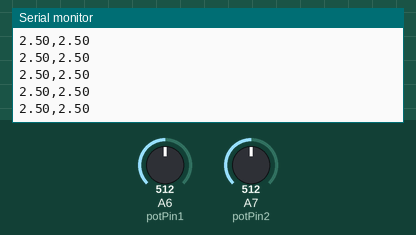
Recording of a sketch running on a simulated Arduino Nano, built with avr-gcc and run on an emulated ATmega328P. Shown: the last lines printed to the serial monitor. The test bench sets the inputs (shaded band); at power-on: A6 (potPin1) = 512, A7 (potPin2) = 512.

Above: at 1.2 s.
1.3 s: A6 (potPin1) set to 716
At 2.0 s:
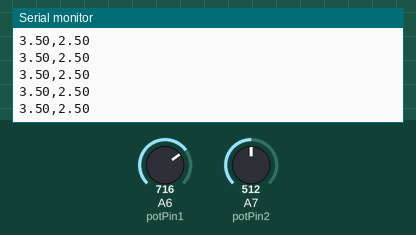
2.8 s: A7 (potPin2) set to 716
At 3.6 s:
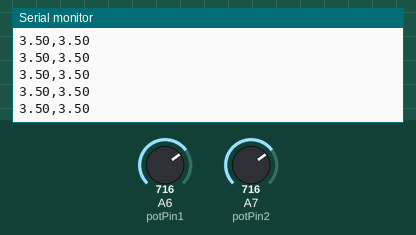
4.3 s: A6 (potPin1) set to 900
At 5.2 s:
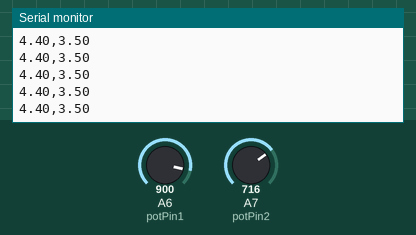
5.8 s: A7 (potPin2) set to 900
At 6.7 s:
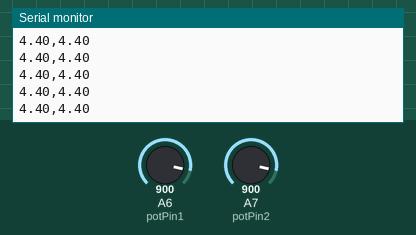
Timing chart, 0 to 8.3 s (numbered marks = the images above; inputs shaded):
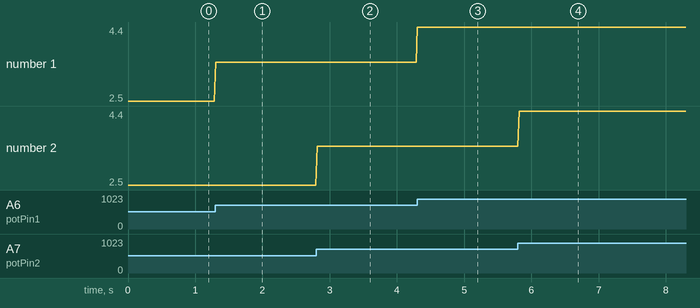

Measured:
- after the input at 1.3 s, the serial monitor: prints a new line at once (image 1)
- after the input at 2.8 s, the serial monitor: prints a new line at once (image 2)
- after the input at 4.3 s, the serial monitor: prints a new line at once (image 3)
- after the input at 5.8 s, the serial monitor: prints a new line at once (image 4)
- plotted number 1: 2.5 → 3.5 after the input at 1.3 s, 3.5 → 4.4 after the input at 4.3 s

The sketch:

potentiometer_logging_test_script.ino
```cpp
//// Arduino script to read two potentiometers (A6 and A7) and send CSV: raw,voltage for both

const int potPin1 = A6;
const int potPin2 = A7;

void setup() {
  Serial.begin(115200);
}

void loop() {
  // Read first potentiometer
  int potValue1 = analogRead(potPin1);
  float voltage1 = potValue1 * (5.0 / 1023.0);

  // Read second potentiometer
  int potValue2 = analogRead(potPin2);
  float voltage2 = potValue2 * (5.0 / 1023.0);

  // Send as CSV: voltage1,voltage2
  Serial.print(voltage1, 2);
  Serial.print(",");
  Serial.println(voltage2, 2);

  delay(20); // faster updates for real-time plotting (~50Hz)
}

//// FOR SINGLE POT
//const int potPin = A6;
//
//void setup() {
//  Serial.begin(115200);
//}
//
//void loop() {
//  int potValue = analogRead(potPin);
//  float voltage = potValue * (5.0 / 1023.0);
//
//  Serial.print(potValue);
//  Serial.print(",");
//  Serial.println(voltage, 2); // CSV: raw,voltage
//
//  delay(50);
//}
```
